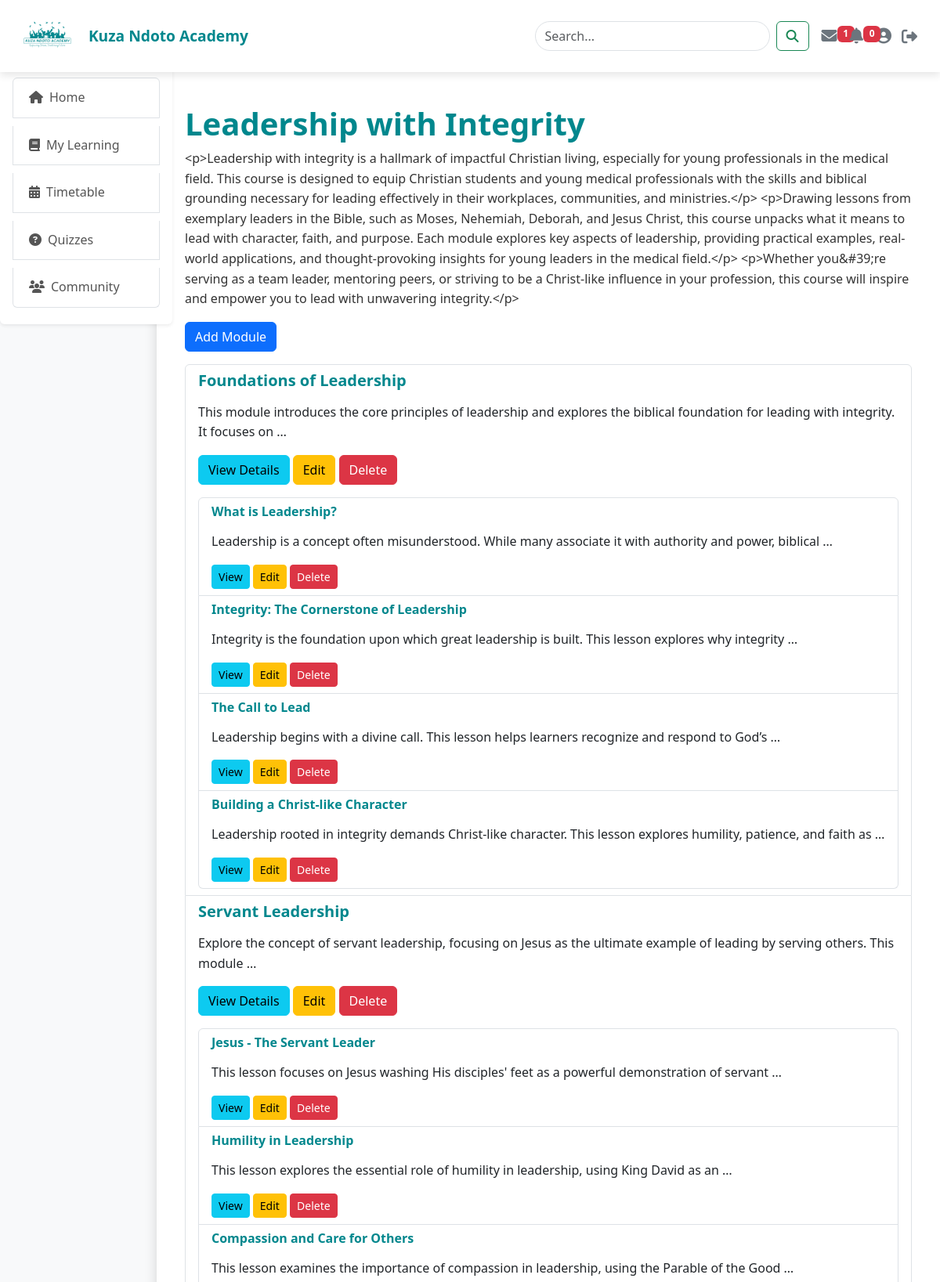
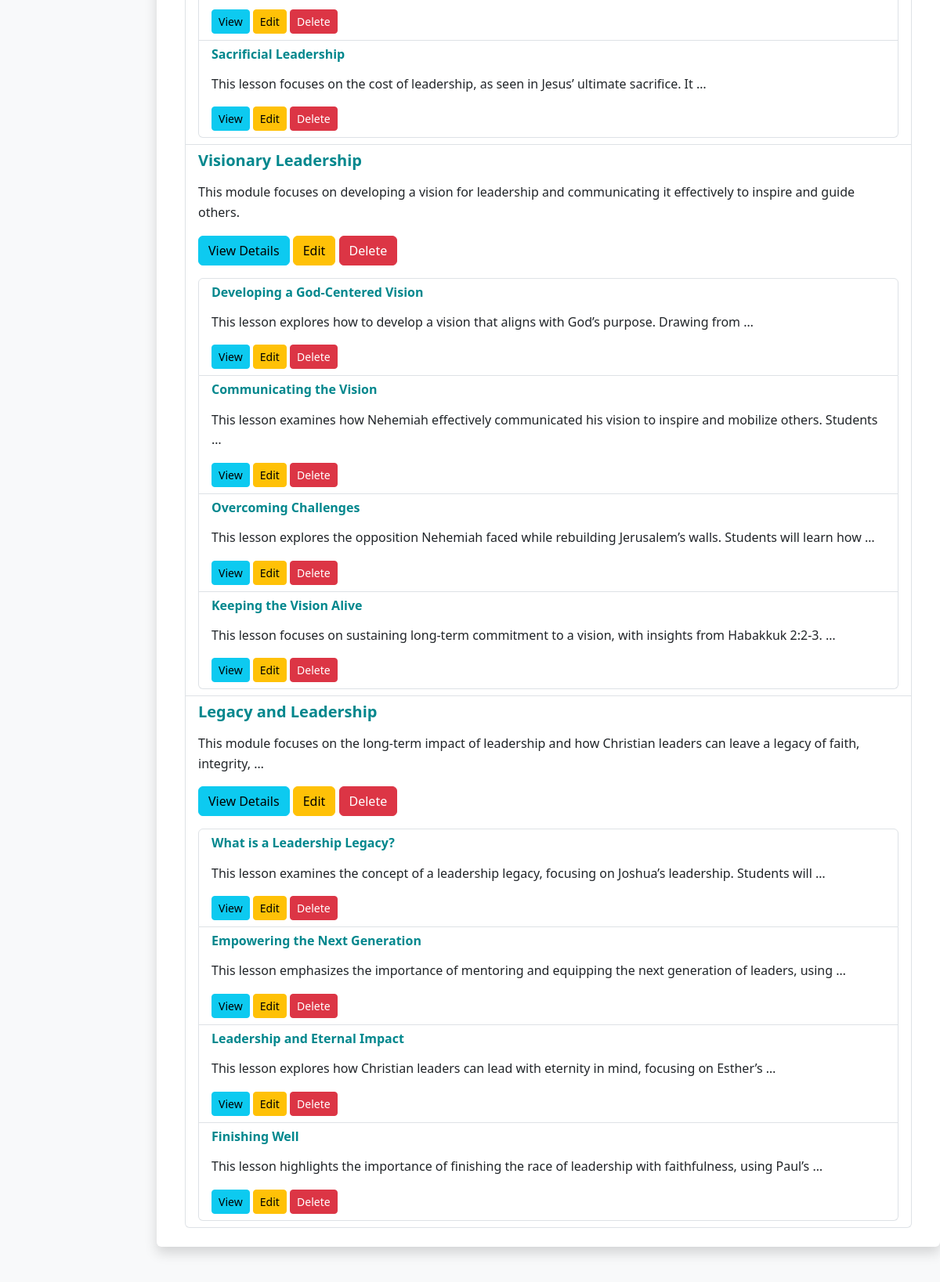
Screenshot of /instructor/course/4/ (signed in, upper part) with the database file from the repository (2 pictures, top to bottom).
### courses/models.py (models this page shows, shortened)
class Course(models.Model):
    title = models.CharField(max_length=200)
    description = RichTextField(blank=True, null=True)
    objectives = models.TextField(blank=True, null=True)
    created_by = models.ForeignKey(User, on_delete=models.CASCADE, limit_choices_to={'role': 'instructor'})
    enrolled_students = models.ManyToManyField(User, related_name='enrolled_courses', through='Enrollment', blank=True)  # Use Enrollment through model
    created_at = models.DateTimeField(auto_now_add=True)
    image = models.ImageField(upload_to='course_images/', null=True, blank=True)
    class Meta:
        ordering = ['created_at']

class Module(models.Model):
    course = models.ForeignKey(Course, on_delete=models.CASCADE, related_name='modules')
    title = models.CharField(max_length=200)
    description = RichTextField(blank=True, null=True)
    image_content = models.ImageField(upload_to='module_images/', blank=True, null=True)
    objectives = models.TextField(blank=True, null=True)
    content = RichTextField(blank=True, null=True)
    video_content = models.URLField(blank=True, null=True)
    created_at = models.DateTimeField(auto_now_add=True)
    class Meta:
        ordering = ['created_at']

class Lesson(models.Model):
    module = models.ForeignKey(Module, on_delete=models.CASCADE, related_name='lessons')
    title = models.CharField(max_length=200)
    description = RichTextField(blank=True, null=True)
    objectives = models.TextField(blank=True, null=True)
    image_content = models.ImageField(upload_to='lesson_images/', blank=True, null=True)
    content = RichTextField(blank=True, null=True)
    video_content = models.URLField(blank=True, null=True)
    additional_material = models.URLField(blank=True, null=True)
    read_by_users = models.ManyToManyField(User, related_name='read_lessons', blank=True)
    created_at = models.DateTimeField(auto_now_add=True)
    class Meta:
        ordering = ['created_at']

### instructor/views.py (the view)
# urls.py: path('course/<int:course_id>/', CourseDetailView.as_view(), name='instructor_course_detail'),
@method_decorator([login_required, instructor_required], name='dispatch')
class CourseDetailView(TemplateView):
    template_name = "instructor/instructor_course_detail.html"
    def get_context_data(self, **kwargs):
        context = super().get_context_data(**kwargs)
        course_id = kwargs.get('course_id')
        course = get_object_or_404(Course, id=course_id)
        context['course'] = course
        context['modules'] = course.modules.all()  # Assuming related_name='modules'
        return context

### instructor/views.py (called while the page is built)
def instructor_required(view_func):
    def _wrapped_view_func(request, *args, **kwargs):
        if request.user.role != "instructor":
            return HttpResponse("Access denied. This section is for instructors only.", status=403)
        return view_func(request, *args, **kwargs)
    return _wrapped_view_func

### instructor/templates/instructor/instructor_course_detail.html
{% extends 'home/base.html' %}
{% block content %}
<div class="container mt-4">
    <h1>{{ course.title }}</h1>
    <p>{{ course.description }}</p>
    <a href="{% url 'module_create' course.id %}" class="btn btn-primary">Add Module</a>
    <ul class="list-group mt-3">
        {% for module in modules %}
        <li class="list-group-item">
            <h5>{{ module.title }}</h5>
            <p>{{ module.description|truncatewords:20|safe }}</p>
            <a href="{% url 'module_detail' module.id %}" class="btn btn-info">View Details</a>
            <a href="{% url 'module_edit' module.id %}" class="btn btn-warning">Edit</a>
            <a href="{% url 'module_delete' module.id %}" class="btn btn-danger">Delete</a>
            <ul class="list-group mt-3">
                {% for lesson in module.lessons.all %}
                <li class="list-group-item">
                    <h6>{{ lesson.title }}</h6>
                    <p>{{ lesson.description|truncatewords:15|safe }}</p>
                    <a href="{% url 'lesson_detail' lesson.id %}" class="btn btn-info btn-sm">View</a>
                    <a href="{% url 'lesson_edit' lesson.id %}" class="btn btn-warning btn-sm">Edit</a>
                    <a href="{% url 'lesson_delete' lesson.id %}" class="btn btn-danger btn-sm">Delete</a>
                </li>
                {% endfor %}
            </ul>
        </li>
        {% empty %}
        <li class="list-group-item">No modules found. <a href="{% url 'create_module' course.id %}">Add one now</a>.</li>
        {% endfor %}
    </ul>
</div>
{% endblock %}

### home/static/home/main.css (style rules this page uses)
* { margin: 0; padding: 0; box-sizing: border-box; }
:root { --primary-color: #00878d; --secondary-color: #0cc0df; --accent-color: #fd8d3c; --text-color: #333; --bg-color: #f8f9fa; }
body { font-family: 'Segoe UI', Tahoma, Geneva, Verdana, sans-serif; background-color: var(--bg-color); color: var(--text-color); line-height: 1.6; }
h1, h2, h3, h4, h5, h6 { color: var(--primary-color); font-weight: bold; }
p { font-size: 1rem; }
a { color: var(--primary-color); text-decoration: none; transition: color 0.3s ease; }

### rows the page displays
Course: title "Leadership with Integrity", description "<p>Leadership with integrity is a hallmark of impactful Christian living, especially for young professionals in the medical field. This course is designed to equip Christian students and young medical professionals with the skills and biblical grounding necessary for leading effectively in their workplaces, communities, and ministries.</p> <p>Drawing lessons from exemplary leaders in the Bible, such as Moses, Nehemiah, Deborah, and Jesus Christ, this course unpacks what it means to lead with character, faith, and purpose. Each module explores key aspects of leadership, providing practical examples, real-world applications, and thought-provoking insights for young leaders in the medical…"
Module: title "Foundations of Leadership", description "This module introduces the core principles of leadership and explores the biblical foundation for leading with integrity. It focuses on …"
Lesson: title "What is Leadership?", description "Leadership is a concept often misunderstood. While many associate it with authority and power, biblical …"
Lesson: title "Integrity: The Cornerstone of Leadership", description "Integrity is the foundation upon which great leadership is built. This lesson explores why integrity …"
Lesson: title "The Call to Lead", description "Leadership begins with a divine call. This lesson helps learners recognize and respond to God’s …"
Lesson: title "Building a Christ-like Character", description "Leadership rooted in integrity demands Christ-like character. This lesson explores humility, patience, and faith as …"
Module: title "Servant Leadership", description "Explore the concept of servant leadership, focusing on Jesus as the ultimate example of leading by serving others. This module …"
Lesson: title "Jesus - The Servant Leader", description "This lesson focuses on Jesus washing His disciples' feet as a powerful demonstration of servant …"
Lesson: title "Humility in Leadership", description "This lesson explores the essential role of humility in leadership, using King David as an …"
Lesson: title "Compassion and Care for Others", description "This lesson examines the importance of compassion in leadership, using the Parable of the Good …"
Lesson: title "Sacrificial Leadership", description "This lesson focuses on the cost of leadership, as seen in Jesus’ ultimate sacrifice. It …"
Module: title "Visionary Leadership", description "This module focuses on developing a vision for leadership and communicating it effectively to inspire and guide others."
Lesson: title "Developing a God-Centered Vision", description "This lesson explores how to develop a vision that aligns with God’s purpose. Drawing from …"
Lesson: title "Communicating the Vision", description "This lesson examines how Nehemiah effectively communicated his vision to inspire and mobilize others. Students …"
Lesson: title "Overcoming Challenges", description "This lesson explores the opposition Nehemiah faced while rebuilding Jerusalem’s walls. Students will learn how …"
Lesson: title "Keeping the Vision Alive", description "This lesson focuses on sustaining long-term commitment to a vision, with insights from Habakkuk 2:2-3. …"
Module: title "Legacy and Leadership", description "This module focuses on the long-term impact of leadership and how Christian leaders can leave a legacy of faith, integrity, …"
Lesson: title "What is a Leadership Legacy?", description "This lesson examines the concept of a leadership legacy, focusing on Joshua’s leadership. Students will …"
Lesson: title "Empowering the Next Generation", description "This lesson emphasizes the importance of mentoring and equipping the next generation of leaders, using …"
Lesson: title "Leadership and Eternal Impact", description "This lesson explores how Christian leaders can lead with eternity in mind, focusing on Esther’s …"
Lesson: title "Finishing Well", description "This lesson highlights the importance of finishing the race of leadership with faithfulness, using Paul’s …"
